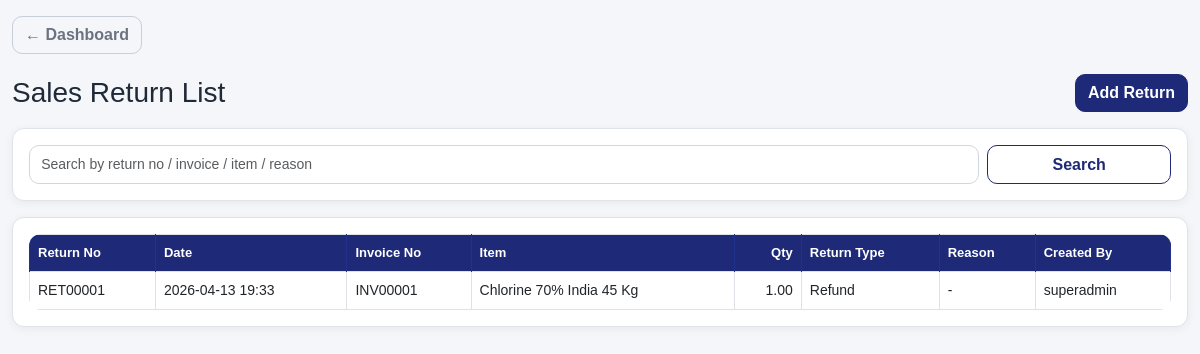
Page /sales-return-list/ (signed in) on the earlier database version.
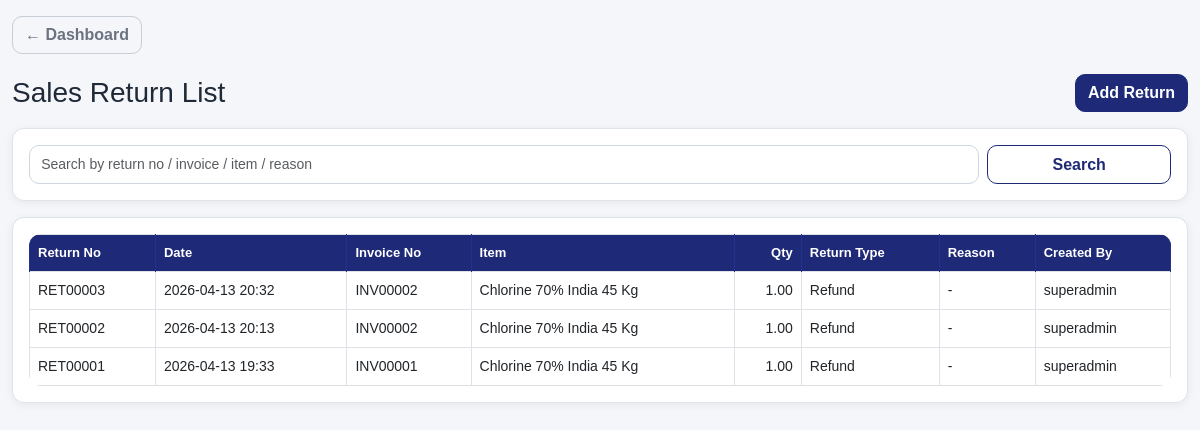
Same page on the later database version.
### pos/models.py (models this page shows, shortened)
class SalesReturn(models.Model):
    RETURN_TYPE_CHOICES = [
        ("refund", "Refund"),
        ("exchange", "Exchange"),
    ]
    return_no = models.CharField(max_length=50, unique=True)
    sale = models.ForeignKey(Sale, on_delete=models.CASCADE, related_name="returns")
    sale_item = models.ForeignKey(SaleItem, on_delete=models.CASCADE, related_name="returns")
    qty = models.DecimalField(max_digits=12, decimal_places=2, default=0)
    return_type = models.CharField(max_length=20, choices=RETURN_TYPE_CHOICES, default="refund")
    reason = models.TextField(blank=True, null=True)
    created_by = models.ForeignKey(User, on_delete=models.SET_NULL, null=True, blank=True)
    created_at = models.DateTimeField(auto_now_add=True)
    class Meta:
        ordering = ["-created_at", "-id"]

class Sale(models.Model):
    PAYMENT_METHODS = [
        ("cash", "Cash"),
        ("card", "Card"),
        ("credit", "Credit"),
    ]
    SALE_TYPE_CHOICES = [
        ("retail", "Retail Sale"),
        ("project_issue", "Project Issue"),
    ]
    APPROVAL_STATUS_CHOICES = [
        ("na", "Not Applicable"),
        ("pending", "Pending"),
        ("approved", "Approved"),
        ("rejected", "Rejected"),
    ]
    invoice_no = models.CharField(max_length=50, unique=True)
    total = models.DecimalField(max_digits=12, decimal_places=2, default=0)
    discount = models.DecimalField(max_digits=12, decimal_places=2, default=0)
    grand_total = models.DecimalField(max_digits=12, decimal_places=2, default=0)
    sale_type = models.CharField(max_length=20, choices=SALE_TYPE_CHOICES, default="retail")
    project = models.ForeignKey(
        "Project",
        on_delete=models.SET_NULL,
        null=True,
        blank=True,
        related_name="pos_sales"
    )
    approval_status = models.CharField(max_length=20, choices=APPROVAL_STATUS_CHOICES, default="na")
    approved_by = models.ForeignKey(
        User,
        on_delete=models.SET_NULL,
        null=True,
        blank=True,
        related_name="approved_sales"
    )
    approved_at = models.DateTimeField(null=True, blank=True)
    is_posted_to_project_expense = models.BooleanField(default=False)
    approval_note = models.TextField(blank=True, null=True)
    payment_method = models.CharField(max_length=20, choices=PAYMENT_METHODS, default="cash")
    received_amount = models.DecimalField(max_digits=12, decimal_places=2, null=True, blank=True)
    balance = models.DecimalField(max_digits=12, decimal_places=2, null=True, blank=True)
    card_last4 = models.CharField(max_length=4, blank=True, null=True)
    cheque_number = models.CharField(max_length=50, blank=True, null=True)
    customer_name = models.CharField(max_length=150, blank=True, null=True)
    customer_phone = models.CharField(max_length=20, blank=True, null=True)
    customer = models.ForeignKey(
        "Customer",
        on_delete=models.SET_NULL,
        null=True,
        blank=True,
        related_name="sales"
    )
    created_by = models.ForeignKey(User, on_delete=models.SET_NULL, null=True, blank=True)
    created_at = models.DateTimeField(auto_now_add=True)
    class Meta:
        ordering = ["-created_at"]

class SaleItem(models.Model):
    sale = models.ForeignKey(
        Sale,
        on_delete=models.CASCADE,
        related_name="sale_items"
    )
    item = models.ForeignKey(
        Item,
        on_delete=models.PROTECT
    )
    qty = models.DecimalField(max_digits=12, decimal_places=2, default=0)
    price = models.DecimalField(max_digits=12, decimal_places=2, default=0)
    discount = models.DecimalField(max_digits=12, decimal_places=2, default=0)
    amount = models.DecimalField(max_digits=12, decimal_places=2, default=0)
    net_amount = models.DecimalField(max_digits=12, decimal_places=2, default=0)
    class Meta:
        ordering = ["id"]

class Item(models.Model):
    ITEM_TYPE_CHOICES = [
        ("retail", "Retail"),
        ("project", "Project"),
        ("service", "Service"),
    ]
    item_code = models.CharField(max_length=50, unique=True)
    name = models.CharField(max_length=255)
    category = models.ForeignKey(
        "Category",
        on_delete=models.SET_NULL,
        null=True,
        blank=True
    )
    supplier = models.ForeignKey(
        "Supplier",
        on_delete=models.SET_NULL,
        null=True,
        blank=True
    )
    unit = models.CharField(max_length=30, default="pcs")
    cost_price = models.DecimalField(max_digits=12, decimal_places=2, default=0)
    selling_price = models.DecimalField(max_digits=12, decimal_places=2, default=0)
    stock = models.DecimalField(max_digits=12, decimal_places=2, default=0)
    purchase_date = models.DateField(blank=True, null=True)
    item_type = models.CharField(max_length=20, choices=ITEM_TYPE_CHOICES, default="retail")
    is_service = models.BooleanField(default=False)
    allow_discount = models.BooleanField(default=True)
    max_discount_value = models.DecimalField(max_digits=12, decimal_places=2, default=0)
    reorder_level = models.DecimalField(max_digits=12, decimal_places=2, default=0)
    warranty_days = models.PositiveIntegerField(default=0)
    retail_gl_account = models.ForeignKey(
        "GLMaster",
        on_delete=models.SET_NULL,
        null=True,
        blank=True,
        related_name="retail_items"
    )
    cost_gl_account = models.ForeignKey(
        "GLMaster",
        on_delete=models.SET_NULL,
        null=True,
        blank=True,
        related_name="cost_items"
    )
    is_active = models.BooleanField(default=True)
    updated_by = models.ForeignKey(
        User,
        on_delete=models.SET_NULL,
        null=True,
        blank=True,
        related_name="updated_items"
    )
    created_at = models.DateTimeField(auto_now_add=True)
    class Meta:
        ordering = ["name"]

### pos/views.py (the view, shortened to what this page needs)
# urls.py: path("sales-return-list/", views.sales_return_list, name="sales_return_list"),
@user_passes_test(can_use_pos)
def sales_return_list(request):
    query = request.GET.get("q", "").strip()
    returns = SalesReturn.objects.select_related(
        "sale", "sale_item", "sale_item__item", "created_by"
    ).order_by("-created_at", "-id")
    return render(request, "pos/sales_return_list.html", {
        "returns": returns,
        "query": query,
    })

### pos/views.py (called while the page is built)
def is_owner(user):
    return user.is_superuser or user.groups.filter(name__iexact="Owner").exists()

def can_use_pos(user):
    return is_owner(user) or is_cashier(user)

### pos/templates/pos/sales_return_list.html (shortened to what this page needs)
{% extends "base.html" %}
{% block content %}
<div class="d-flex justify-content-between align-items-center mb-3">
    <h3 class="page-title mb-0">Sales Return List</h3>
    <a href="{% url 'sales_return' %}" class="btn btn-primary">Add Return</a>
</div>
<div class="card card-soft mb-3">
    <div class="card-body">
        <form method="get" class="row g-2">
            <div class="col-md-10">
                <input type="text" name="q" value="{{ query }}" class="form-control"
                       placeholder="Search by return no / invoice / item / reason">
            </div>
            <div class="col-md-2 d-grid">
                <button type="submit" class="btn btn-outline-primary">Search</button>
            </div>
        </form>
    </div>
</div>
<div class="card card-soft">
    <div class="card-body">
        <div class="table-responsive">
            <table class="table table-bordered table-hover align-middle">
                <thead>
                    <tr>
                        <th>Return No</th>
                        <th>Date</th>
                        <th>Invoice No</th>
                        <th>Item</th>
                        <th class="text-end">Qty</th>
                        <th>Return Type</th>
                        <th>Reason</th>
                        <th>Created By</th>
                    </tr>
                </thead>
                <tbody>
                    {% for r in returns %}
                    <tr>
                        <td>{{ r.return_no }}</td>
                        <td>{{ r.created_at|date:"Y-m-d H:i" }}</td>
                        <td>{{ r.sale.invoice_no }}</td>
                        <td>{{ r.sale_item.item.name }}</td>
                        <td class="text-end">{{ r.qty }}</td>
                        <td>{{ r.get_return_type_display }}</td>
                        <td>{{ r.reason|default:"-" }}</td>
                        <td>{{ r.created_by.username|default:"-" }}</td>
                    </tr>
                    {% empty %}
                    <tr>
                        <td colspan="8" class="text-center text-muted py-4">No sales returns found.</td>
                    </tr>
                    {% endfor %}
                </tbody>
            </table>
        </div>
    </div>
</div>
{% endblock %}

### pos/templates/base.html (shortened to what this page needs)
{% load static %}
<!DOCTYPE html>
<html lang="en">
<head>
    <link href="https://cdn.jsdelivr.net/npm/bootstrap@5.3.0/dist/css/bootstrap.min.css" rel="stylesheet">
    <link href="{% static 'css/app.css' %}" rel="stylesheet">
</head>
<body class="app-body">
    <div class="app-shell">
        {% block page_header %}
        <div class="container-fluid pt-3 pb-1">
            <div class="d-flex justify-content-between align-items-center">
                <a href="{% url 'dashboard' %}" class="btn btn-outline-secondary">
                    ← Dashboard
                </a>
            </div>
        </div>
        {% endblock %}
        <main class="container-fluid py-3">
            {% block content %}{% endblock %}
        </main>
    </div>
</body>
</html>

### static/css/app.css (style rules this page uses)
:root { --app-bg: #f4f6f9; --card-bg: #ffffff; --border-color: #dfe3ea; --text-main: #1f2937; --text-muted: #6b7280; --brand: #1e2a78; --brand-dark: #182260; --brand-soft: #eef2ff; --success-soft: #eaf7ee; --danger-soft: #fdecec; --warning-soft: #fff7e6; --shadow-soft: 0 2px 10px rgba(15, 23, 42, 0.06); --shadow-medium: 0 6px 18px rgba(15, 23, 42, 0.08); --radius: 12px; --pi-dark: #16384b; --pi-dark-2: #20495e; --pi-teal: #1fb6be; --pi-teal-2: #28c7cd; --pi-soft: #eef8f8; --pi-border: #cfe5e7; }
html, body { margin: 0; padding: 0; }
body.app-body { background: var(--app-bg); color: var(--text-main); font-size: 14px; font-family: Arial, sans-serif; }
.app-shell { min-height: 100vh; }
.container, .container-fluid { width: 100%; }
.app-card, .card { border: 1px solid var(--border-color); border-radius: var(--radius); box-shadow: var(--shadow-soft); background: var(--card-bg); }
.form-control, .form-select { border-radius: 10px; border: 1px solid #cfd6e1; font-size: 14px; padding: 0.5rem 0.7rem; min-height: 38px; background: #fff; }
.btn { border-radius: 10px; font-weight: 600; transition: all 0.18s ease; }
.btn-primary { background: var(--brand); border-color: var(--brand); color: #fff; }
.btn-outline-primary { color: var(--brand); border-color: var(--brand); }
.btn-outline-secondary { color: #6b7280; border-color: #c7ced8; }
.table { margin-bottom: 0; }
.table-responsive { border-radius: 12px; }
.table thead th, .table-dark th { background: var(--brand) !important; color: #fff !important; border-color: #22318b !important; font-size: 13px; font-weight: 700; vertical-align: middle; }
.table td, .table th { vertical-align: middle; }

Differences in the rows shown:
added SalesReturn: return_no "RET00003", created_at "2026-04-13 20:32", sale.invoice_no "INV00002", sale_item.item.name "Chlorine 70% India 45 Kg", qty "1.00", return_type "Refund", reason "-", created_by.username "superadmin"
added SalesReturn: return_no "RET00002", created_at "2026-04-13 20:13", sale.invoice_no "INV00002", sale_item.item.name "Chlorine 70% India 45 Kg", qty "1.00", return_type "Refund", reason "-", created_by.username "superadmin"
